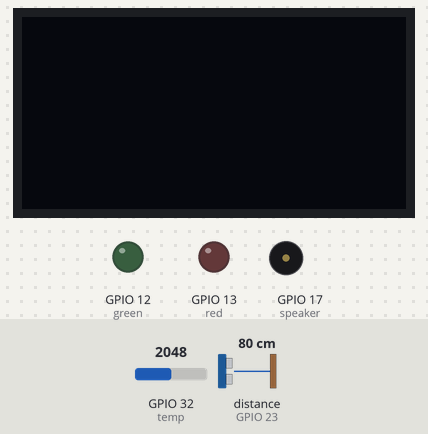
Bench run of a program on a simulated ESP32 board running MicroPython. Shown: 128×64 one-colour display, output pins drawn as LEDs (lit = HIGH), buzzer (waves = sounding). The test bench sets the inputs (shaded band); at power-on: distance to the obstacle (sensor on GPIO 23) 80 cm, GPIO 32 (temp) = 2048 (analog values on the 0–4095 scale). The echo pulse lasts 58.3 µs per cm; pins used as bus, display or sensor lines are not drawn.

Above: at 1.2 s.
1.3 s: distance to the obstacle (sensor on GPIO 23) set to 24 cm
2.8 s: distance to the obstacle (sensor on GPIO 23) set to 20 cm
At 3.2 s:
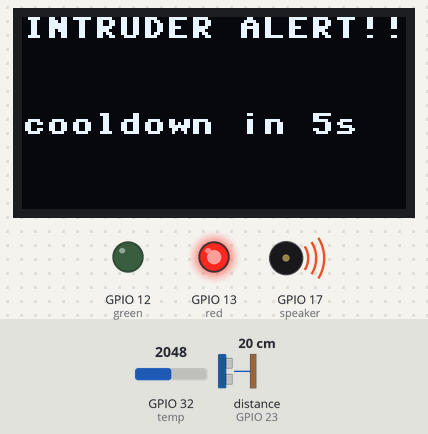
4.3 s: distance to the obstacle (sensor on GPIO 23) set to 35 cm
At 5.1 s:
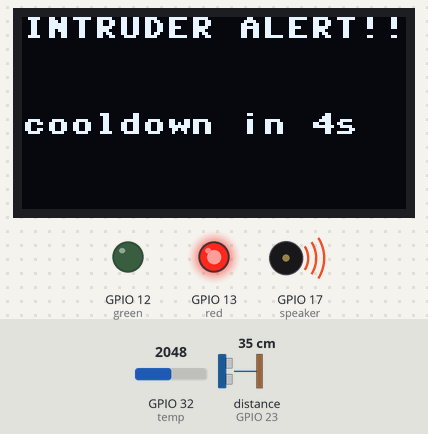
6.8 s: GPIO 32 (temp) set to 648
At 9.6 s:
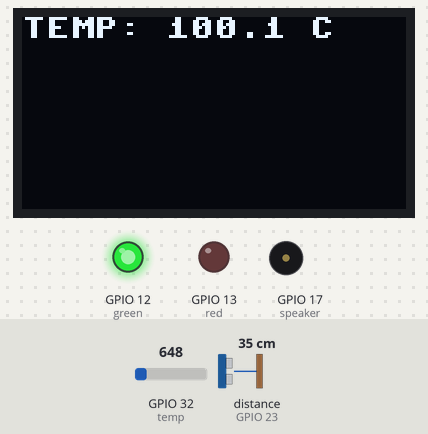
9.8 s: GPIO 32 (temp) set to 574
11.3 s: distance to the obstacle (sensor on GPIO 23) set to 2 cm
At 12.1 s:
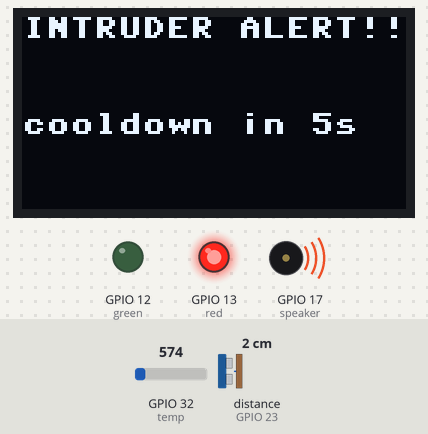
Timing chart, 0 to 13.8 s (numbered marks = the images above; inputs shaded):
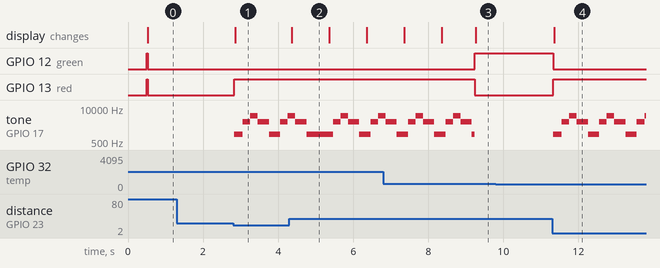

Measured:
- the behaviour switches between 22 and 21 cm on distance to the obstacle (sensor on GPIO 23) (found by bisection; images 0 and 1)
- after the input at 1.3 s, every drawn part: stays the same
- after the input at 2.8 s, GPIO 13 (red): LOW → HIGH at once; tone on GPIO 17 (speaker): plays 1000 Hz for 0.22 s, 3000 Hz for 0.20 s, 5000 Hz for 0.20 s, 3000 Hz for 0.30 s, 1000 Hz for 0.30 s, 3000 Hz for 0.20 s … (7 notes in this stretch), starting at once; the display: changes after 0.06 s (image 1)
- after the input at 4.3 s, the display: changes after 0.06 s (image 2)
- after the input at 9.8 s, every drawn part: stays the same
- after the input at 11.3 s, GPIO 12 (green): HIGH → LOW at once; GPIO 13 (red): LOW → HIGH at once; tone on GPIO 17 (speaker): silent → 1000 Hz at once, then repeats every 1.0 s: 3000 Hz 0.20 s, 5000 Hz 0.20 s, 3000 Hz 0.30 s, 1000 Hz 0.30 s; the display: changes after 0.06 s (image 4)
- what the display in image 2 shows lasts 1.0 s, from 4.4 s to 5.4 s

The program:

warden.py
```python
#@author 0726104, Fabian Pechstein
import time
from machine import ADC, Pin, PWM, SoftI2C, Timer

time.sleep_ms(500)
import ssd1306
from hcsr04 import HCSR04
from kty81222 import kty81222

#####################
# timespan in ms of how long no movement has to be detected until the alarm turns off
ALARM_TIME_SPAN = 5000
# track how many ms since last movement detection have gone by
time_since_last_movement = 0

ALERT_DISTANCE = 20


# init for laterz
# siren
speaker = None

# some timers
move_timer = Timer(3)
temp_timer = Timer(2)
siren_timer = Timer(1)

# used to control the siren sounds
pattern = [
  1000,3000,3000,5000,5000,3000,3000,3000,1000,1000
  ]

#used to control siren pattern
pattern_index = 0
# used to flag active siren
sound_flag = 0


# led PINS
green = Pin(12, Pin.OUT)
red = Pin(13, Pin.OUT)

# keep track of alert states
STATE = 0

#MARK INIT
green.on()
red.on()


# temperature
temp = ADC(Pin(32))
# pin must be between 0 and 1V

# temp sensor logic - look at kty81222.py
t_sensor = kty81222(
  analog_volt_limit=1.,
  analog_read_limit=4095,
  sensor_vdd=5.,
  sensor_r= 10000 # resistance in ohm used on board
  )

# distance sensor
sensor_distance = HCSR04(trigger_pin=14, echo_pin=23, echo_timeout_us=10000)

# display
i2c_rst = Pin(16, Pin.OUT)
i2c_rst.value(0)
time.sleep_ms(5)
i2c_rst.value(1)

i2c_sc1 = Pin(15, Pin.OUT, Pin.PULL_UP)
i2c_sda = Pin(4, Pin.OUT, Pin.PULL_UP)

i2c = SoftI2C(scl=i2c_sc1, sda=i2c_sda)
lcd=ssd1306.SSD1306_I2C(128,64,i2c)

##############################
# callbacks

def non_alert():
  """show the non-alert output on display"""
  global speaker
  if speaker:
    speaker.deinit()
  red.off()
  green.on()

  lcd.fill(0)
  temperature = t_sensor.get_temp()
  lcd.text("TEMP: {} C".format(round(temperature,1)),0,0)
  lcd.show()

def alert_state():
  """show alert state on display"""
  global STATE
  global speaker
  global time_since_last_movement

  green.off()
  red.on()

  lcd.fill(0)
  c= (int)((ALARM_TIME_SPAN - time_since_last_movement ) / 1000)
  lcd.text("INTRUDER ALERT!!!",0,0)
  lcd.text("cooldown in {}s".format(c),0,32)
  lcd.show()

def siren_step(timer:Timer):
    """ play one note of the pattern at current position of the pattern_index; updates the index"""
    global pattern_index
    global speaker
    global pattern
    global sound_flag

    speaker.freq(pattern[pattern_index])
    pattern_index+=1

    if pattern_index == len(pattern)-1:
      #print("kill timer")
      pattern_index = 0
      sound_flag = 0
      timer.deinit()

def sound_alarm():
    """ starts a timer to play 10 notes of the sound pattern. dies after 1s"""
    global speaker
    global time_since_last_movement
    global sound_flag

    if(time_since_last_movement%1000 == 0 and sound_flag == 0 ):
      speaker = PWM(Pin(17),freq=1000)
      sound_flag = 1
      siren_timer.init(period=100, mode=Timer.PERIODIC, callback=siren_step)

def temp_update(timer:Timer):
  """update the temperature buffer"""
  t_sensor.update_buffer(temp.read())

def distance_update(timer:Timer):
  """checks for movement and acts accordingly. triggers display and sound changes"""
  global STATE
  global time_since_last_movement
  #print(STATE)
  distance = (int)( sensor_distance.distance_cm())
  if STATE == 0 and ( distance <= ALERT_DISTANCE and distance > 0):
    #print("movement detected")
    STATE = 1
    time_since_last_movement = 0
  elif STATE == 1 and ( distance <= ALERT_DISTANCE and distance > 0):
    #print("movement still detected")
    time_since_last_movement = 0
  elif STATE == 1 and ( distance > ALERT_DISTANCE):
    time_since_last_movement+=100
    #print("no movement detected")

  if STATE==1 and time_since_last_movement >= ALARM_TIME_SPAN:
    STATE = 0
    non_alert()
    #print("safe")
  elif STATE == 1:
    sound_alarm()
    alert_state()
    #print("sound the alarm")


################################
#  INIT DONE
################################
# Let's roll
green.off()
red.off()

# schedule updates
temp_timer.init(period=100, mode=Timer.PERIODIC, callback=temp_update )
move_timer.init(period=100, mode=Timer.PERIODIC, callback=distance_update )
```

kty81222.py
```python
#@author 0726104, Fabian Pechstein
class kty81222:
  # temp and sensor resistance - see datasheet:
  # https://cdn-reichelt.de/documents/datenblatt/C650/KTY81_SER.pdf
  characteristics_table = [
    [-55, 990.,0],
    [-50, 1040.,0],
    [-40, 1116.,0],
    [-30, 1260.,0],
    [-20, 1381.,0],
    [-10, 1510.,0],
    [0, 1646.,0],
    [10, 1790.,0],
    [20, 1941.,0],
    [25, 2020.,0],
    [30, 2100.,0],
    [40, 2267.,0],
    [50, 2441.,0],
    [60, 2623.,0],
    [70, 2812.,0],
    [80, 3009.,0],
    [90, 3214.,0],
    [100, 342.6,0],
    [110, 3643.,0],
    [120, 3855.,0],
    [125, 3955.,0],
    [130, 4048.,0],
    [140, 4208.,0],
    [150, 4323.,0]
  ]

  sensor_vdd= 5.
  sensor_r = 3300 #
  analog_volt_limit = 1.
  analog_read_limit = 4095
  ring_buffer = [0, 0, 0, 0, 0, 0, 0, 0, 0, 0,0, 0, 0, 0, 0, 0, 0, 0, 0, 0]
  ring_buffer_size = 20
  buffer_index = 0
  buffer_warm = False

  def __init__(self,
    sensor_vdd= 5.,
    sensor_r = 10000,
    analog_volt_limit = 1.,
    analog_read_limit = 4095
    ):
    self.sensor_vdd= sensor_vdd
    self.sensor_r = sensor_r
    self.analog_volt_limit = analog_volt_limit
    self.analog_read_limit = analog_read_limit

  def update_buffer(self, reading):
    self.ring_buffer[self.buffer_index] = self._temp_from_reading(reading)
    self.buffer_index = self.buffer_index + 1
    if self.buffer_index >= self.ring_buffer_size:
      self.buffer_warm = True
      self.buffer_index = 0

  def get_temp(self):
    if self.buffer_warm:
      return sum(self.ring_buffer) / len(self.ring_buffer)

    return 999

  def _temp_from_reading(self, read):
    u_t = (float)( self.analog_volt_limit / self.analog_read_limit) * (float)(read) + 0.02 # measurment was a little bit off for whatever reason - checked with multimeter
    r_t = (u_t/ (float)(self.sensor_vdd - u_t)) * self.sensor_r
    return self._get_temp(r_t)

  def _map_reading(self, current_value, min, max, t_min, t_max):
    scaled_input = float(current_value - min) / float((max - min))
    return t_min + ((t_max - t_min) * scaled_input)

  def _get_temp(self, reading):
    for i in range(0,len(self.characteristics_table)-1):
      p = self.characteristics_table[i]
      p_plus = self.characteristics_table[i+1]

      if reading >= p[1] and reading <= p_plus[1]:
        # interpolate
        return self._map_reading(reading, p[1],p_plus[1], p[0], p_plus[0])

    return None
```
